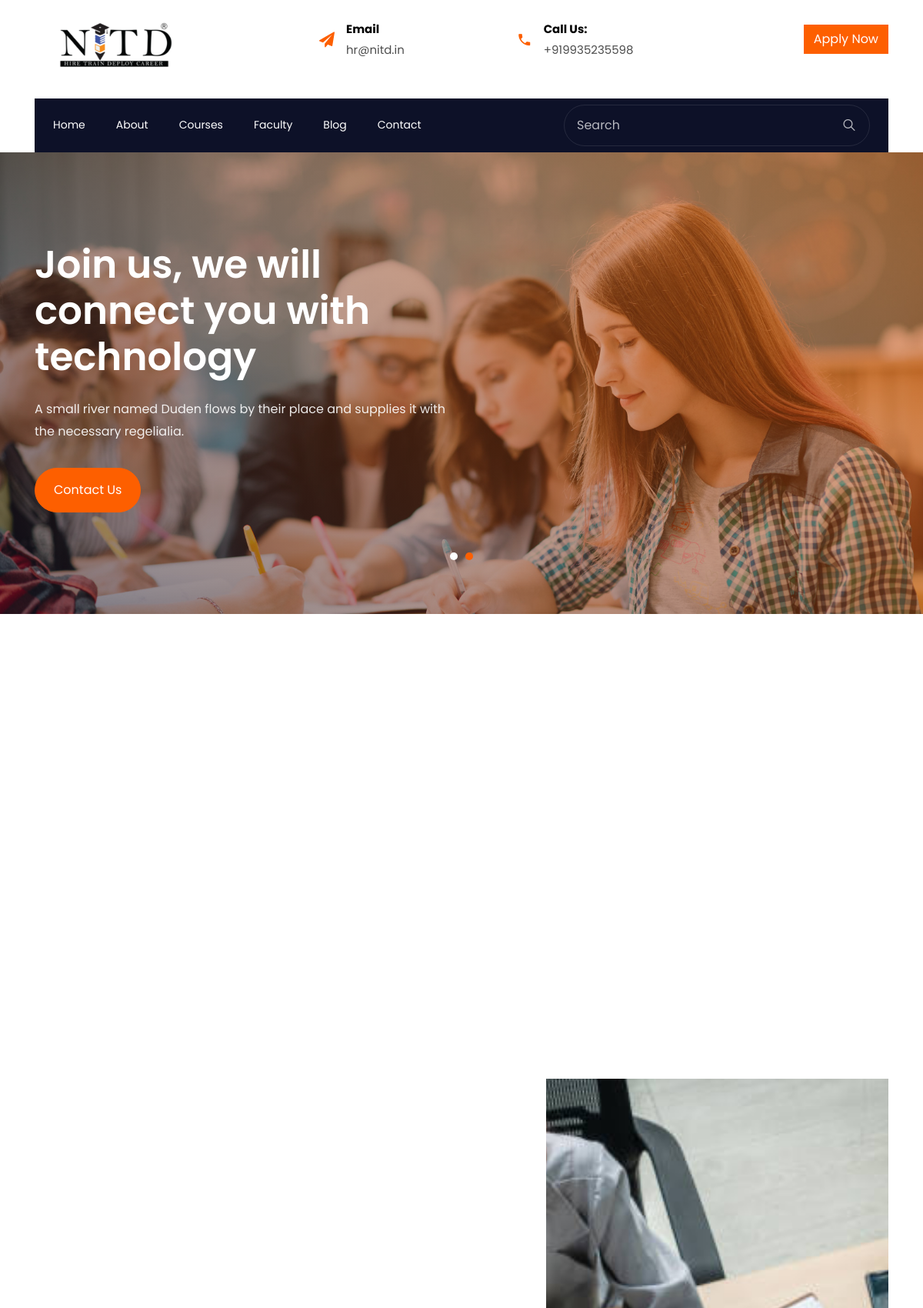
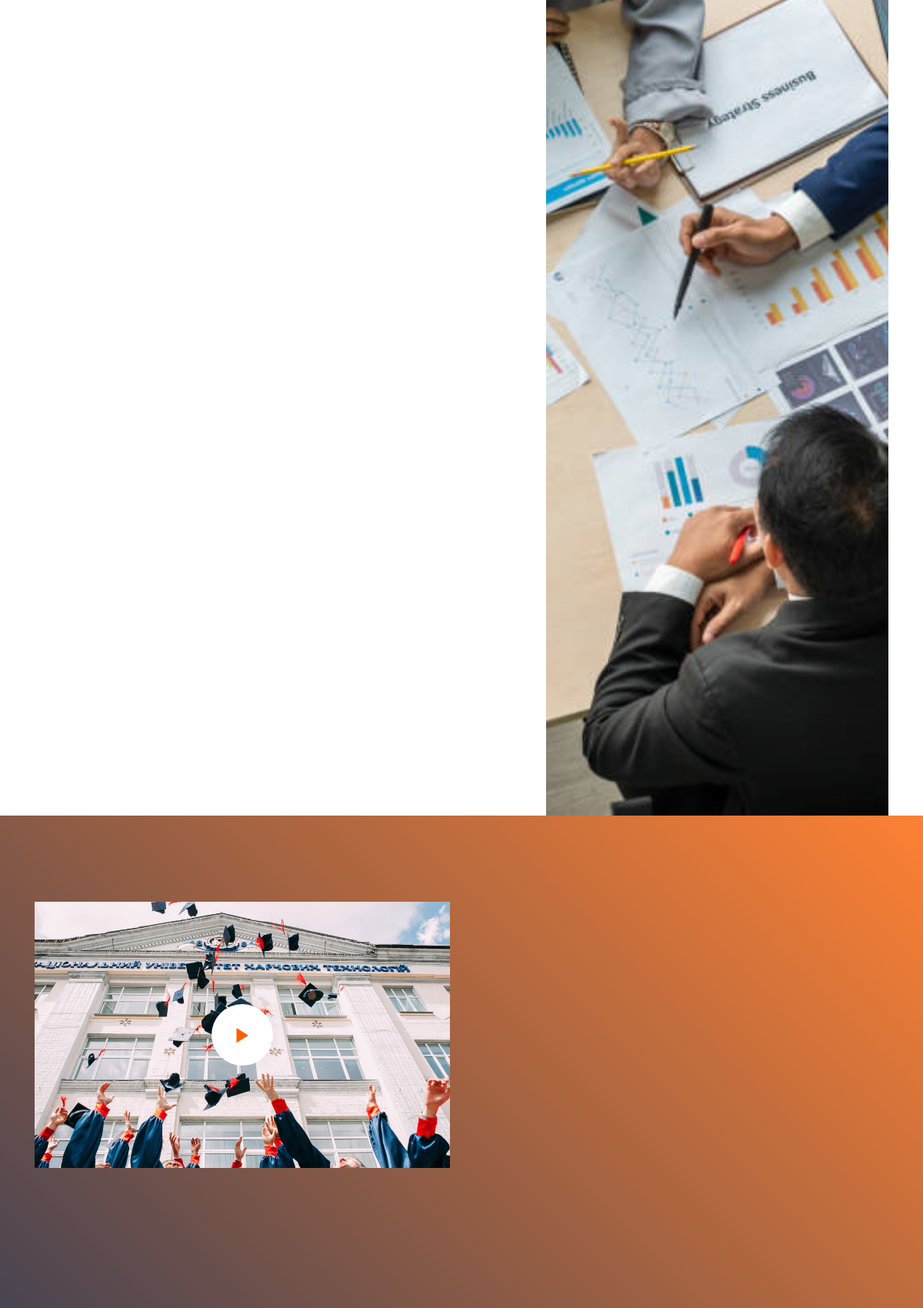
The page / (upper part) on the database its author committed (2 pictures, top to bottom).
### update/models.py (models this page shows, shortened)
class Nav1(models.Model):
    logo = models.ImageField(upload_to='Nav_logo', help_text="NITD Logo | width= 250px height= 80px ",
                             validators=[FileExtensionValidator(allowed_extensions=["jpg", "jpeg", "png"]), NITD_Logo_diamension,],)
    email = models.EmailField(max_length=120, help_text ="Enter Email of Company | max_length = 120")
    call_number = models.CharField(max_length=20, help_text ="Enter phone_number of Company")
    created_at = models.DateTimeField(auto_now_add = True)

class HomePage_Slider(models.Model):
    title1 = models.CharField(max_length=150, help_text ="max_length = 150")
    description1 = models.CharField(max_length=150, help_text ="max_length = 150")
    bg_img1 = models.ImageField(upload_to = 'Home_Slider', help_text="Home Slider | width= 2000px height= 1335px ",
                                validators=[FileExtensionValidator(allowed_extensions=["jpg", "jpeg"]), Home_Slider_diamension,],)
    title2 = models.CharField(max_length=150, help_text ="max_length = 150")
    description2 = models.CharField(max_length=150, help_text ="max_length = 150")
    bg_img2 = models.ImageField(upload_to = 'Home_Slider', help_text="Home Slider | width= 2000px height= 1335px ",
                                validators=[FileExtensionValidator(allowed_extensions=["jpg", "jpeg"]), Home_Slider_diamension,],)
    created_at = models.DateTimeField(auto_now_add = True)

class HomePage_KeyPoints(models.Model):
    title = models.CharField(max_length=20, help_text ="KeyPoints title | max_length = 20")
    description = models.CharField(max_length=500)
    sub_title1 = models.CharField(max_length=50, help_text ="KeyPoints subtitle1 | max_length = 50")
    content1 = RichTextField()
    sub_title2 = models.CharField(max_length=50, help_text ="KeyPoints subtitle2 | max_length = 50")
    content2 = RichTextField()
    sub_title3 = models.CharField(max_length=50, help_text ="KeyPoints subtitle3 | max_length = 50")
    content3 = RichTextField()
    sub_title4 = models.CharField(max_length=50, help_text ="KeyPoints subtitle4 | max_length = 50")
    content4 = RichTextField()
    sub_title5 = models.CharField(max_length=50, help_text ="KeyPoints subtitle5 | max_length = 50")
    content5 = RichTextField()
    sub_title6 = models.CharField(max_length=50, help_text ="KeyPoints subtitle6 | max_length = 50")
    content6 = RichTextField()
    img = models.ImageField(upload_to= 'KeyPoints', help_text="KeyPoints side image | width= 408px height= 612px ",
                                validators=[FileExtensionValidator(allowed_extensions=["jpg", "jpeg"]), KeyPoints_diamension,],)
    created_at = models.DateTimeField(auto_now_add = True)

class HomePage_AboutNITD(models.Model):
    bg_img = models.ImageField(upload_to= 'home_about', help_text="About on home bg | width= 2000px height= 1333px ",
                                validators=[FileExtensionValidator(allowed_extensions=["jpg", "jpeg"]), About_bg_diamension,],)
    img = models.ImageField(upload_to= 'home_about', help_text="About on home image | width= 1000px height= 563px ",
                                validators=[FileExtensionValidator(allowed_extensions=["jpg", "jpeg"]), About_main_diamension,],)
    video_url = models.URLField(help_text = "Youtube video URL for About on HomePage")
    title = models.CharField(max_length=20, help_text ="About on HomePage title | max_length = 20")
    content = RichTextField()
    trainer_count = models.IntegerField(help_text = "Enter the number of Trainers")
    students_count = models.IntegerField(help_text = "Enter the number of Studentss")
    course_count = models.IntegerField(help_text = "Enter the number of Courses offered")
    seminar_count = models.IntegerField(help_text = "Enter the number of Seminars Conducted")
    created_at = models.DateTimeField(auto_now_add = True)

### update/views.py (the view)
# urls.py: path('', views.index, name='index'),
def index(request):
    Nav1Obj = Nav1.objects.all()
    SliderObj = HomePage_Slider.objects.all()
    HeadCard1Obj = HomePage_HeadCard1.objects.all()
    HeadCard2Obj = HomePage_HeadCard2.objects.all()
    HeadCard3Obj = HomePage_HeadCard3.objects.all()
    HeadCard4Obj = HomePage_HeadCard4.objects.all()
    KeyPointsObj = HomePage_KeyPoints.objects.all()
    AboutNITDObj = HomePage_AboutNITD.objects.all()
    CourseHomeObj = HomePage_CourseHome.objects.all()
    RequestQuoteObj = HomePage_RequestQuote.objects.all()
    ReviewObj = HomePage_Review.objects.all()
    GalleryObj = HomePage_Gallery.objects.all()
    context = { 'Nav1Obj' : Nav1Obj,
                'SliderObj' : SliderObj,
                'HeadCard1Obj' : HeadCard1Obj,
                'HeadCard2Obj' : HeadCard2Obj,
                'HeadCard3Obj' : HeadCard3Obj,
                'HeadCard4Obj' : HeadCard4Obj,
                'KeyPointsObj' : KeyPointsObj,
                'AboutNITDObj' : AboutNITDObj,
                'CourseHomeObj' : CourseHomeObj,
                'RequestQuoteObj' : RequestQuoteObj,
                'ReviewObj' : ReviewObj,
                'GalleryObj' : GalleryObj,
              }
    return render(request, 'index.html',context)

### templates/index.html (shortened to what this page needs)
{% extends "base.html" %}
{% load static %}
{% block body %}
{% for obj in SliderObj %}
    <section class="home-slider owl-carousel">
      <div class="slider-item" style="background-image:url({{obj.bg_img1.url}});">
      	<div class="overlay"></div>
        <div class="container">
          <div class="row no-gutters slider-text align-items-center justify-content-start" data-scrollax-parent="true">
          <div class="col-md-6 ftco-animate">
            <h1 class="mb-4">{{obj.title1}}</h1>
            <p>{{obj.description1}}</p>
            <p><a href="#" class="btn btn-primary px-4 py-3 mt-3">Contact Us</a></p>
          </div>
        </div>
        </div>
      </div>
    </section>
{% endfor %}
    <section class="ftco-services ftco-no-pb">
			<div class="container-wrap">
				<div class="row no-gutters">
		  {% for obj in HeadCard4Obj %}
        </div>
		{% endfor %}
			</div>
		</section>
		{% for obj in KeyPointsObj %}
		<section class="ftco-section ftco-no-pt ftc-no-pb">
			<div class="container">
				<div class="row d-flex">
					<div class="col-md-5 order-md-last wrap-about wrap-about d-flex align-items-stretch">
						<div class="img" style="background-image: url({{obj.img.url}}); border"></div>
					</div>
				</div>
			</div>
		</section>
		{% endfor %}
		{% for obj in AboutNITDObj %}
		<section class="ftco-section ftco-counter img" id="section-counter" style="background-image: url({{obj.bg_img.url}});" data-stellar-background-ratio="0.5">
    	<div class="container">
    		<div class="row justify-content-center mb-5 pb-2 d-flex">
    			<div class="col-md-6 align-items-stretch d-flex">
    				<div class="img img-video d-flex align-items-center" style="background-image: url({{obj.img.url}});">
    					<div class="video justify-content-center">
								<a href="{{obj.video_url.url}}" class="icon-video popup-vimeo d-flex justify-content-center align-items-center">
									<span class="ion-ios-play"></span>
		  					</a>
							</div>
    				</div>
    			</div>
        </div>
    		<div class="row d-md-flex align-items-center justify-content-center">
    			<div class="col-lg-12">
    				<div class="row d-md-flex align-items-center">
	          </div>
          </div>
        </div>
    	</div>
    </section>
    {% endfor %}
	{% endblock body %}

### templates/base.html (shortened to what this page needs)
{% load static %}
<!DOCTYPE html>
<html lang="en">
<head>
  <link rel="stylesheet" href="{% static "css/open-iconic-bootstrap.min.css" %}">
  <link rel="stylesheet" href="{% static "css/animate.css" %}">
  <link rel="stylesheet" href="{% static "css/owl.carousel.min.css" %}">
  <link rel="stylesheet" href="{% static "css/owl.theme.default.min.css" %}">
  <link rel="stylesheet" href="{% static "css/magnific-popup.css" %}">
  <link rel="stylesheet" href="{% static "css/aos.css" %}">
  <link rel="stylesheet" href="{% static "css/ionicons.min.css" %}">
  <link rel="stylesheet" href="{% static "css/flaticon.css" %}">
  <link rel="stylesheet" href="{% static "css/icomoon.css" %}">
  <link rel="stylesheet" href="{% static "css/style.css" %}">
</head>
<body>
  {% for obj in Nav1Obj %}
  <div class="bg-top navbar-light">
    <div class="container">
      <div class="row no-gutters d-flex align-items-center align-items-stretch">
        <div class="col-md-4 d-flex align-items-center py-4">
          <a class="navbar-brand" href="/"><img src="{{obj.logo.url}}" height="80" width="200"></a>
        </div>
        <div class="col-lg-8 d-block">
          <div class="row d-flex">
            <div class="col-md d-flex topper align-items-center align-items-stretch py-md-4">
              <div class="icon d-flex justify-content-center align-items-center"><span class="icon-paper-plane"></span>
              </div>
              <div class="text">
                <span>Email</span>
                <span>{{obj.email}}</span>
              </div>
            </div>
            <div class="col-md d-flex topper align-items-center align-items-stretch py-md-4">
              <div class="icon d-flex justify-content-center align-items-center"><span class="icon-phone2"></span></div>
              <div class="text">
                <span>Call Us:</span>
                <span>{{obj.call_number}}</span>
              </div>
            </div>
            <div class="col-md topper d-flex align-items-center justify-content-end">
              <p class="mb-0">
                <button type="button" class="btn btn-primary" data-toggle="modal" data-target="#myModal">
                  Apply Now
                </button>
              </p>
            </div>
          </div>
        </div>
      </div>
    </div>
  </div>
  {% endfor %}
  <nav class="navbar navbar-expand-lg navbar-dark bg-dark ftco-navbar-light" id="ftco-navbar">
    <div class="container d-flex align-items-center px-4">
      <form action="#" class="searchform order-lg-last">
        <div class="form-group d-flex">
          <input type="text" class="form-control pl-3" placeholder="Search">
          <button type="submit" placeholder="" class="form-control search"><span class="ion-ios-search"></span></button>
        </div>
      </form>
      <div class="collapse navbar-collapse" id="ftco-nav">
        <ul class="navbar-nav mr-auto">
          <li class="nav-item "><a href="{% url "index" %}" class="nav-link pl-0">Home</a></li>
          <li class="nav-item"><a href="{% url "about" %}" class="nav-link">About</a></li>
          <li class="nav-item"><a href="{% url "course" %}" class="nav-link">Courses</a></li>
          <li class="nav-item"><a href="{% url "faculty" %}" class="nav-link">Faculty</a></li>
          <li class="nav-item"><a href="blog.html" class="nav-link">Blog</a></li>
          <li class="nav-item"><a href="{% url "contact" %}" class="nav-link">Contact</a></li>
        </ul>
      </div>
    </div>
  </nav>
  {% block body %}
  {% endblock body %}
</body>
</html>

### static/css/icomoon.css (style rules this page uses)
[class^="icon-"], [class*=" icon-"] { font-family: 'icomoon' !important; speak: none; font-style: normal; font-weight: normal; font-variant: normal; text-transform: none; line-height: 1; -webkit-font-smoothing: antialiased; -moz-osx-font-smoothing: grayscale; }
.icon-paper-plane:before { content: "\f1d8"; }
.icon-phone2:before { content: "\e0cd"; }

### rows shown on the page
Nav1: logo (picture), email "hr@nitd.in", call_number "+919935235598"
HomePage_Slider: bg_img1 (picture), title1 "Join us, we will connect you with technology", description1 "A small river named Duden flows by their place and supplies it with the necessary regelialia."
HomePage_KeyPoints: img (picture)
HomePage_AboutNITD: bg_img (picture), img (picture)
